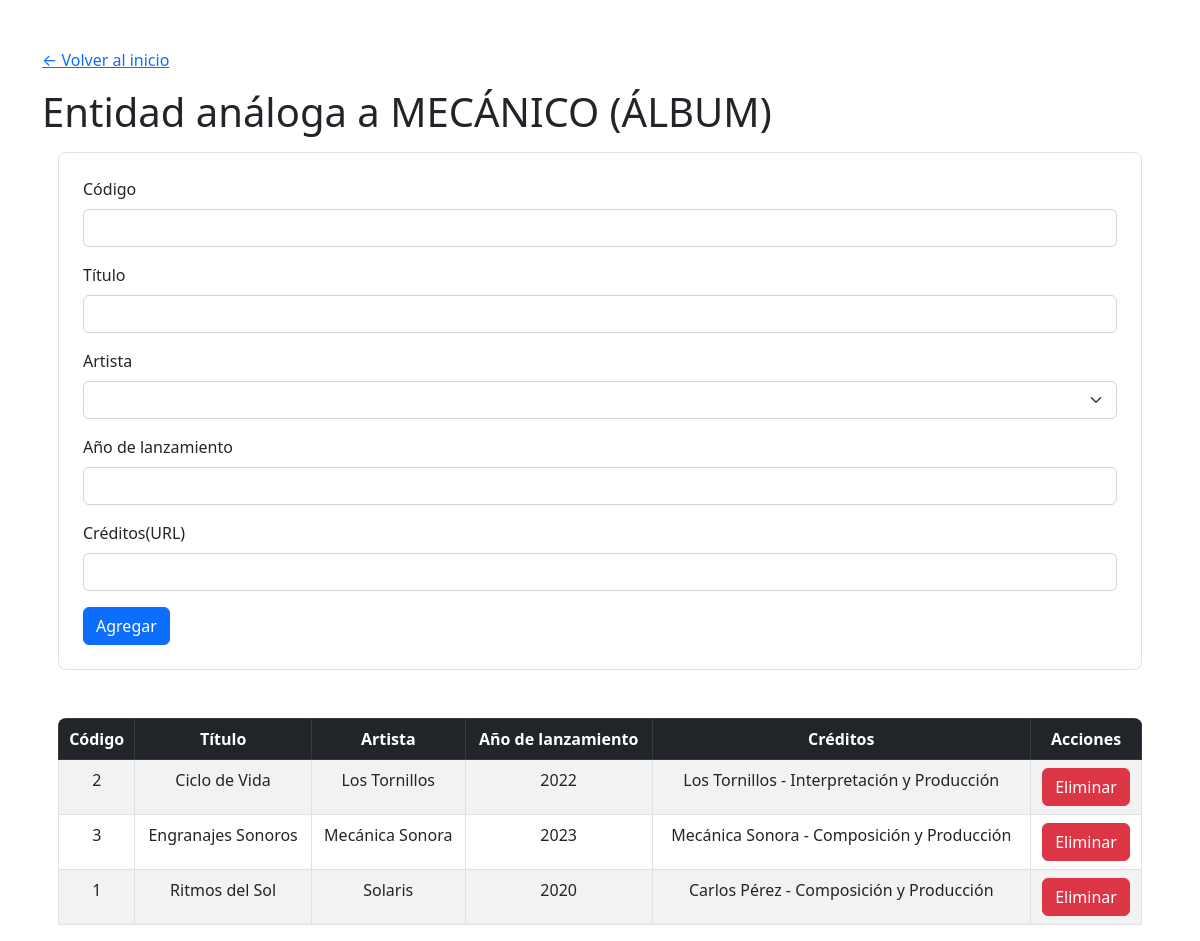
Page /album/empresa.php on the committed database.
### tables this page shows
CREATE TABLE ALBUM(
    CODIGO INT PRIMARY KEY,
    TITULO VARCHAR(30) NOT NULL,
    ANO_LANZAMIENTO INT NOT NULL,
    CREDITOS VARCHAR(255) NOT NULL,
    CODIGO_ARTISTA INT NOT NULL,
    FOREIGN KEY (CODIGO_ARTISTA) REFERENCES ARTISTA(CODIGO),
    CHECK(CODIGO >= 0),
    CHECK(CODIGO_ARTISTA >= 0),
    CHECK(ANO_LANZAMIENTO > 0)
);

CREATE TABLE ARTISTA(
    CODIGO INT PRIMARY KEY,
    NOMBRE_ARTISTICO VARCHAR(50) NOT NULL UNIQUE,
    GENERO_MUSICAL VARCHAR(30) NOT NULL,
    NOMBRE_OFICIAL VARCHAR(50),
    NUMERO_INTEGRANTES INT,
    TIPO_ARTISTA VARCHAR(10),
    CHECK(TIPO_ARTISTA IN ('Solista','Grupo')),
    CHECK((TIPO_ARTISTA = 'Solista' AND NOMBRE_OFICIAL IS NOT NULL AND NUMERO_INTEGRANTES IS NULL) 
          OR (TIPO_ARTISTA = 'Grupo' AND NOMBRE_OFICIAL IS NULL AND NUMERO_INTEGRANTES IS NOT NULL)),
    CHECK(CODIGO >= 0),
    CHECK(NUMERO_INTEGRANTES > 1)
);

### artista/artista_select.php (called while the page is built, shortened)
<?php
require('../config/conexion.php');
$query = "SELECT * FROM artista";
$resultadoArtista = mysqli_query($conn, $query) or die(mysqli_error($conn));

### album/empresa_select.php (called while the page is built, shortened)
<?php
require('../config/conexion.php');
$query = "SELECT ALBUM.CODIGO, ALBUM.TITULO, ALBUM.ANO_LANZAMIENTO, ALBUM.CREDITOS, ALBUM.CODIGO_ARTISTA,
                 ARTISTA.NOMBRE_ARTISTICO
          FROM ALBUM
          JOIN ARTISTA ON ALBUM.CODIGO_ARTISTA = ARTISTA.CODIGO";
$resultadoEmpresa = mysqli_query($conn, $query) or die(mysqli_error($conn));

### album/empresa.php (the view, shortened to what this page needs)
<?php
include "../includes/header.php";
?>
<h1 class="mt-3">Entidad análoga a MECÁNICO (ÁLBUM)</h1>
<div class="formulario p-4 m-3 border rounded-3">
    <form action="empresa_insert.php" method="post" class="form-group">
        <div class="mb-3">
            <label for="nit" class="form-label">Código</label>
            <input type="number" class="form-control" id="nit" name="nit" required>
        </div>
        <div class="mb-3">
            <label for="nombre" class="form-label">Título</label>
            <input type="text" class="form-control" id="nombre" name="nombre" required>
        </div>
        <div class="mb-3">
            <label for="artista" class="form-label">Artista</label>
            <select name="artista" id="artista" class="form-select">
                <option value="" selected disabled hidden></option>
                <?php
                require("../artista/artista_select.php");
                if($resultadoArtista):
                    foreach ($resultadoArtista as $fila):
                ?>
                <?php
                    endforeach;
                endif;
                ?>
            </select>
        </div>
        <div class="mb-3">
            <label for="presupuesto" class="form-label">Año de lanzamiento</label>
            <input type="number" class="form-control" id="presupuesto" name="presupuesto" required>
        </div>
        <div class="mb-3">
            <label for="creditos" class="form-label">Créditos(URL)</label>
            <input type="text" class="form-control" id="creditos" name="creditos" required>
        </div>
        <button type="submit" class="btn btn-primary">Agregar</button>
    </form>
</div>
<?php
require("empresa_select.php");
if($resultadoEmpresa and $resultadoEmpresa->num_rows > 0):
?>
<div class="tabla mt-5 mx-3 rounded-3 overflow-hidden">
    <table class="table table-striped table-bordered">
        <thead class="table-dark">
            <tr>
                <th scope="col" class="text-center">Código</th>
                <th scope="col" class="text-center">Título</th>
                <th scope="col" class="text-center">Artista</th>
                <th scope="col" class="text-center">Año de lanzamiento</th>
                <th scope="col" class="text-center">Créditos</th>
                <th scope="col" class="text-center">Acciones</th>
            </tr>
        </thead>
        <tbody>
            <?php
            foreach ($resultadoEmpresa as $fila):
            ?>
            <tr>
                <td class="text-center"><?= $fila["CODIGO"]; ?></td>
                <td class="text-center"><?= $fila["TITULO"]; ?></td>
                <td class="text-center"><?= $fila["NOMBRE_ARTISTICO"]; ?></td>
                <td class="text-center"><?= $fila["ANO_LANZAMIENTO"]; ?></td>
                <td class="text-center"><?= $fila["CREDITOS"]; ?></td>
                <td class="text-center">
                    <form action="empresa_delete.php" method="post">
                        <button type="submit" class="btn btn-danger">Eliminar</button>
                    </form>
                </td>
            </tr>
            <?php
            endforeach;
            ?>
        </tbody>
    </table>
</div>
<?php
endif;
include "../includes/footer.php";
?>

### rows in the picture
album: CODIGO "2", TITULO "Ciclo de Vida", CODIGO_ARTISTA.NOMBRE_ARTISTICO "Los Tornillos", ANO_LANZAMIENTO "2022", CREDITOS "Los Tornillos - Interpretación y Producción"
album: CODIGO "3", TITULO "Engranajes Sonoros", CODIGO_ARTISTA.NOMBRE_ARTISTICO "Mecánica Sonora", ANO_LANZAMIENTO "2023", CREDITOS "Mecánica Sonora - Composición y Producción"
album: CODIGO "1", TITULO "Ritmos del Sol", CODIGO_ARTISTA.NOMBRE_ARTISTICO "Solaris", ANO_LANZAMIENTO "2020", CREDITOS "Carlos Pérez - Composición y Producción"
